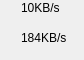
<?xml version="1.0" encoding="UTF-8"?>
<ui version="4.0">
 <class>Widget</class>
 <widget class="QWidget" name="Widget">
  <property name="geometry">
   <rect>
    <x>0</x>
    <y>0</y>
    <width>84</width>
    <height>60</height>
   </rect>
  </property>
  <property name="windowTitle">
   <string>Widget</string>
  </property>
  <layout class="QGridLayout" name="gridLayout" rowstretch="2,6" columnstretch="2,6" rowminimumheight="2,6" columnminimumwidth="2,6">
   <property name="leftMargin">
    <number>0</number>
   </property>
   <property name="topMargin">
    <number>0</number>
   </property>
   <property name="rightMargin">
    <number>0</number>
   </property>
   <property name="bottomMargin">
    <number>0</number>
   </property>
   <property name="spacing">
    <number>0</number>
   </property>
   <item row="0" column="0">
    <widget class="QLabel" name="pngUp">
     <property name="text">
      <string/>
     </property>
    </widget>
   </item>
   <item row="0" column="1">
    <widget class="QLabel" name="label_Rx">
     <property name="text">
      <string>10KB/s</string>
     </property>
    </widget>
   </item>
   <item row="1" column="0">
    <widget class="QLabel" name="pngDown">
     <property name="text">
      <string/>
     </property>
    </widget>
   </item>
   <item row="1" column="1">
    <widget class="QLabel" name="label_Tx">
     <property name="text">
      <string>184KB/s</string>
     </property>
    </widget>
   </item>
  </layout>
 </widget>
 <resources/>
 <connections/>
</ui>
